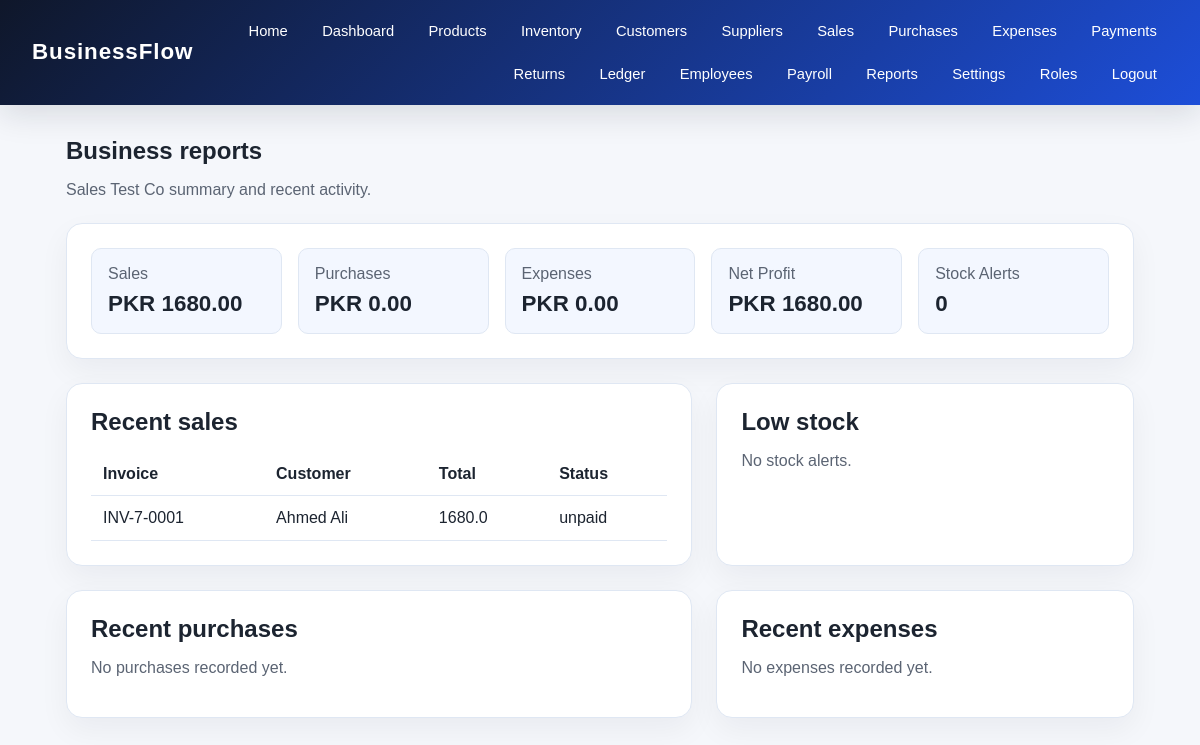
The page /reports (signed in) on the database its author committed.
### app/models/entities.py (models this page shows)
class Business(db.Model):
    __tablename__ = "businesses"
    id = db.Column(db.Integer, primary_key=True)
    name = db.Column(db.String(150), nullable=False)
    business_type = db.Column(db.String(100), nullable=False, default="General")
    phone = db.Column(db.String(50))
    email = db.Column(db.String(120))
    address = db.Column(db.String(255))
    currency = db.Column(db.String(20), default="PKR")
    tax_rate = db.Column(db.Float, default=0.0)
    created_at = db.Column(db.DateTime, default=datetime.utcnow)
    users = db.relationship("User", back_populates="business", cascade="all, delete-orphan")
    products = db.relationship("Product", back_populates="business", cascade="all, delete-orphan")
    customers = db.relationship("Customer", back_populates="business", cascade="all, delete-orphan")
    suppliers = db.relationship("Supplier", back_populates="business", cascade="all, delete-orphan")
    sales = db.relationship("Sale", back_populates="business", cascade="all, delete-orphan")
    purchases = db.relationship("Purchase", back_populates="business", cascade="all, delete-orphan")
    expenses = db.relationship("Expense", back_populates="business", cascade="all, delete-orphan")
    ledger_entries = db.relationship("LedgerEntry", backref="business", cascade="all, delete-orphan")
    employees = db.relationship("Employee", back_populates="business", cascade="all, delete-orphan")
    settings = db.relationship("Setting", back_populates="business", cascade="all, delete-orphan")

class Sale(db.Model):
    __tablename__ = "sales"
    id = db.Column(db.Integer, primary_key=True)
    business_id = db.Column(db.Integer, db.ForeignKey("businesses.id"), nullable=False)
    customer_id = db.Column(db.Integer, db.ForeignKey("customers.id"), nullable=False)
    invoice_no = db.Column(db.String(50), nullable=False)
    subtotal = db.Column(db.Float, default=0.0)
    discount = db.Column(db.Float, default=0.0)
    tax = db.Column(db.Float, default=0.0)
    total = db.Column(db.Float, default=0.0)
    paid = db.Column(db.Float, default=0.0)
    due = db.Column(db.Float, default=0.0)
    status = db.Column(db.String(30), default="draft")
    sold_at = db.Column(db.DateTime, default=datetime.utcnow)
    created_by = db.Column(db.Integer, db.ForeignKey("users.id"), nullable=True)
    business = db.relationship("Business", back_populates="sales")
    customer = db.relationship("Customer", back_populates="sales")
    items = db.relationship("SaleItem", back_populates="sale", cascade="all, delete-orphan")

class Customer(db.Model):
    __tablename__ = "customers"
    id = db.Column(db.Integer, primary_key=True)
    business_id = db.Column(db.Integer, db.ForeignKey("businesses.id"), nullable=False)
    name = db.Column(db.String(150), nullable=False)
    phone = db.Column(db.String(50))
    email = db.Column(db.String(120))
    address = db.Column(db.String(255))
    opening_balance = db.Column(db.Float, default=0.0)
    status = db.Column(db.String(20), default="active")
    business = db.relationship("Business", back_populates="customers")
    sales = db.relationship("Sale", back_populates="customer")

### app/routes/main.py (the view)
@main_bp.route("/reports")
@login_required
def reports():
    if not user_has_permission("view_reports"):
        flash("You do not have access to reports.", "danger")
        return redirect(url_for("main.dashboard"))
    business = current_user.business
    metrics = get_business_totals(business)
    sales = Sale.query.filter_by(business_id=business.id).order_by(Sale.sold_at.desc()).limit(10).all()
    purchases = Purchase.query.filter_by(business_id=business.id).order_by(Purchase.purchased_at.desc()).limit(10).all()
    expenses = Expense.query.filter_by(business_id=business.id).order_by(Expense.expense_date.desc()).limit(10).all()
    low_stock = [
        inventory_item
        for inventory_item in Inventory.query.filter_by(business_id=business.id).all()
        if inventory_item.product and inventory_item.product.min_stock is not None and inventory_item.quantity <= inventory_item.product.min_stock
    ]
    return render_template(
        "reports.html",
        business=business,
        metrics=metrics,
        sales=sales,
        purchases=purchases,
        expenses=expenses,
        low_stock=low_stock,
    )

### app/__init__.py (called while the page is built)
@login_manager.user_loader
def load_user(user_id):
    from app.models import User
    return User.query.get(int(user_id))

### app/routes/main.py (called while the page is built)
def user_has_permission(permission_code):
    if not current_user.is_authenticated:
        return False
    if current_user.role is None:
        return False
    return any(
        role_permission.permission.code == permission_code
        for role_permission in current_user.role.role_permissions
    )

### app/templates/reports.html (shortened to what this page needs)
{% extends 'base.html' %}
{% block content %}
<section class="page-shell">
  <div class="page-header">
    <h1>Business reports</h1>
    <p>{{ business.name }} summary and recent activity.</p>
  </div>
  <div class="card dashboard-grid">
    <div class="metric">
      <span>Sales</span>
      <strong>{{ business.currency }} {{ '%.2f'|format(metrics.sales_total) }}</strong>
    </div>
    <div class="metric">
      <span>Purchases</span>
      <strong>{{ business.currency }} {{ '%.2f'|format(metrics.purchases_total) }}</strong>
    </div>
    <div class="metric">
      <span>Expenses</span>
      <strong>{{ business.currency }} {{ '%.2f'|format(metrics.expenses_total) }}</strong>
    </div>
    <div class="metric">
      <span>Net Profit</span>
      <strong>{{ business.currency }} {{ '%.2f'|format(metrics.profit) }}</strong>
    </div>
    <div class="metric">
      <span>Stock Alerts</span>
      <strong>{{ metrics.stock_alerts }}</strong>
    </div>
  </div>
  <div class="roles-layout" style="margin-top: 1.5rem;">
    <div class="card">
      <h2>Recent sales</h2>
      {% if sales %}
        <table class="data-table">
          <thead>
            <tr>
              <th>Invoice</th>
              <th>Customer</th>
              <th>Total</th>
              <th>Status</th>
            </tr>
          </thead>
          <tbody>
            {% for sale in sales %}
              <tr>
                <td>{{ sale.invoice_no }}</td>
                <td>{{ sale.customer.name }}</td>
                <td>{{ sale.total }}</td>
                <td>{{ sale.status }}</td>
              </tr>
            {% endfor %}
          </tbody>
        </table>
      {% else %}
        <p class="muted">No sales recorded yet.</p>
      {% endif %}
    </div>
    <div class="card">
      <h2>Low stock</h2>
      {% if low_stock %}
        <ul class="movement-list">
          {% for item in low_stock %}
            <li>
              <strong>{{ item.product.name }}</strong>
              <span>Available: {{ item.quantity }} / Min: {{ item.product.min_stock }}</span>
            </li>
          {% endfor %}
        </ul>
      {% else %}
        <p class="muted">No stock alerts.</p>
      {% endif %}
    </div>
  </div>
  <div class="roles-layout" style="margin-top: 1.5rem;">
    <div class="card">
      <h2>Recent purchases</h2>
      {% if purchases %}
        <table class="data-table">
          <thead>
            <tr>
              <th>Purchase</th>
              <th>Supplier</th>
              <th>Total</th>
              <th>Status</th>
            </tr>
          </thead>
          <tbody>
            {% for purchase in purchases %}
              <tr>
                <td>{{ purchase.purchase_no }}</td>
                <td>{{ purchase.supplier.name }}</td>
                <td>{{ purchase.total }}</td>
                <td>{{ purchase.status }}</td>
              </tr>
            {% endfor %}
          </tbody>
        </table>
      {% else %}
        <p class="muted">No purchases recorded yet.</p>
      {% endif %}
    </div>
    <div class="card">
      <h2>Recent expenses</h2>
      {% if expenses %}
        <table class="data-table">
          <thead>
            <tr>
              <th>Description</th>
              <th>Amount</th>
            </tr>
          </thead>
          <tbody>
            {% for expense in expenses %}
              <tr>
                <td>{{ expense.description }}</td>
                <td>{{ expense.amount }}</td>
              </tr>
            {% endfor %}
          </tbody>
        </table>
      {% else %}
        <p class="muted">No expenses recorded yet.</p>
      {% endif %}
    </div>
  </div>
</section>
{% endblock %}

### app/static/css/style.css (style rules this page uses)
:root { --primary: #1f6feb; --primary-dark: #164db4; --secondary: #f3f7ff; --text: #1c2430; --muted: #5b6473; --border: #dfe7f3; --success: #2a9d63; --warning: #d97706; --danger: #c5392e; }
* { box-sizing: border-box; }
body { margin: 0; font-family: Arial, sans-serif; background: #f5f7fb; color: var(--text); }
.card { background: white; border: 1px solid var(--border); border-radius: 16px; box-shadow: 0 12px 30px rgba(15, 23, 42, 0.05); padding: 1.5rem; }
.card h2 { margin-top: 0; margin-bottom: 1rem; }
.page-shell { max-width: 1100px; margin: 2rem auto; padding: 0 1rem; }
.dashboard-grid { display: grid; grid-template-columns: repeat(auto-fit, minmax(180px, 1fr)); gap: 1rem; }
.metric { background: var(--secondary); border-radius: 10px; padding: 1rem; border: 1px solid var(--border); }
.metric span { display: block; color: var(--muted); margin-bottom: 0.5rem; }
.metric strong { font-size: 1.4rem; }
.muted { color: var(--muted); }
.page-header { margin-bottom: 1.5rem; }
.page-header h1 { margin-bottom: 0.25rem; }
.page-header p { color: var(--muted); }
.roles-layout, .inventory-layout { display: grid; grid-template-columns: 1.2fr 0.8fr; gap: 1.5rem; }
.data-table { width: 100%; border-collapse: collapse; margin-top: 1rem; }
.data-table th, .data-table td { padding: 0.8rem 0.75rem; border-bottom: 1px solid var(--border); text-align: left; }

### rows shown on the page
Business: name "Sales Test Co", currency "PKR"
Sale: invoice_no "INV-7-0001", customer.name "Ahmed Ali", total "1680.0", status "unpaid"

### other values the page prints
{{ '%.2f'|format(metrics.sales_total) }} "1680.00"
{{ '%.2f'|format(metrics.purchases_total) }} "0.00"
{{ '%.2f'|format(metrics.expenses_total) }} "0.00"
{{ '%.2f'|format(metrics.profit) }} "1680.00"
{{ metrics.stock_alerts }} "0"
